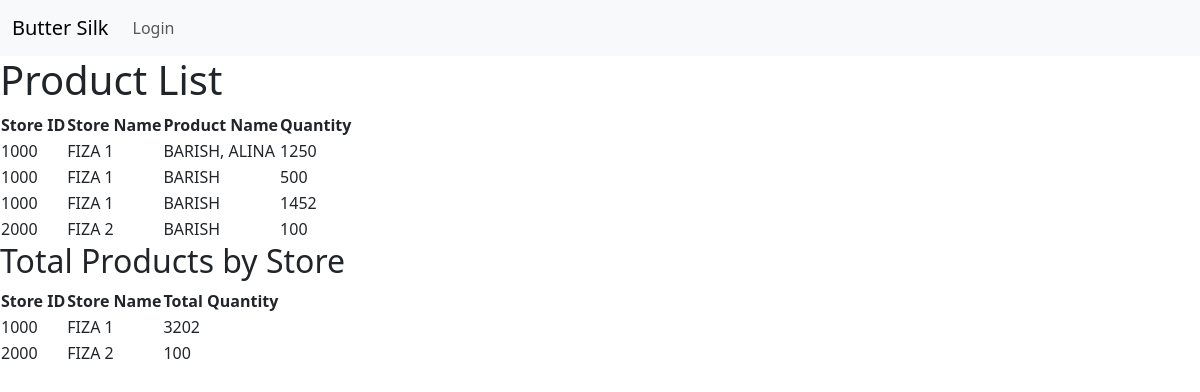
/product-list/, run on the app's committed database.
### store_management/models.py (models this page shows, shortened)
class Product(models.Model):
    store = models.ForeignKey(Store, on_delete=models.CASCADE, null=True, blank=True)
    name = models.CharField(max_length=100)
    quantity = models.PositiveIntegerField()
    invoice_no = models.CharField(max_length=20)
    date_added = models.DateField(auto_now_add=True)
    description = models.TextField(blank=True, null=True)

class Store(models.Model):
    name = models.CharField(max_length=100)
    store_id = models.CharField(max_length=10, unique=True)
    address = models.TextField()

### store_management/views.py (the view)
# urls.py: path("product-list/", views.product_list, name="product_list"),
def product_list(request):
    products = Product.objects.all().select_related("store")
    store_totals = Product.objects.values(
        "store__id", "store__name", "store__store_id"
    ).annotate(total_quantity=Sum("quantity"))
    context = {
        "products": products,
        "store_totals": store_totals,
    }
    return render(request, "store/product_list.html", context)

### store_management/templates/store/product_list.html
{% extends "base.html" %}
{% block content %}
<h1>Product List</h1>
<table>
    <thead>
        <tr>
            <th>Store ID</th>
            <th>Store Name</th>
            <th>Product Name</th>
            <th>Quantity</th>
        </tr>
    </thead>
    <tbody>
        {% for product in products %}
        <tr>
            <td>{{ product.store.store_id }}</td>
            <td>{{ product.store.name }}</td>
            <td>{{ product.name }}</td>
            <td>{{ product.quantity }}</td>
        </tr>
        {% endfor %}
    </tbody>
</table>
<h2>Total Products by Store</h2>
<table>
    <thead>
        <tr>
            <th>Store ID</th>
            <th>Store Name</th>
            <th>Total Quantity</th>
        </tr>
    </thead>
    <tbody>
        {% for store_total in store_totals %}
        <tr>
            <td>{{ store_total.store__store_id }}</td>
            <td>{{ store_total.store__name }}</td>
            <td>{{ store_total.total_quantity }}</td>
        </tr>
        {% endfor %}
    </tbody>
</table>
{% endblock content %}

### templates/base.html (shortened to what this page needs)
<!doctype html>
<html lang="en">
<head>
    <link href="https://cdn.jsdelivr.net/npm/bootstrap@5.3.3/dist/css/bootstrap.min.css" rel="stylesheet"
>
</head>
<body>
    <nav class="navbar navbar-expand-lg bg-body-tertiary">
        <div class="container-fluid">
            {% if not user.is_superuser and user.is_authenticated %}
            <a class="navbar-brand" href="{% url 'user_dashboard' %}">Butter Silk</a>
            {% else%}
            <a class="navbar-brand" href="/">Butter Silk</a>
            {% endif %}
            <div class="collapse navbar-collapse" id="navbarSupportedContent">
                <ul class="navbar-nav me-auto mb-2 mb-lg-0">
                    {% if request.user.is_superuser or user.is_authenticated %}
                    <li class="nav-item">
                        <a class="nav-link" href="{% url 'logout' %}">Log out</a>
                    </li>
                    {% else %}
                    <li class="nav-item">
                        <a class="nav-link" href="{% url 'login' %}"> Login</a>
                    </li>
                    {% endif %}
                </ul>
            </div>
        </div>
    </nav>
    {% block content %}
    {% endblock content %}
</body>
</html>

### data on the page
Product: store.store_id "1000", store.name "FIZA 1", name "BARISH, ALINA", quantity "1250"
Product: store.store_id "1000", store.name "FIZA 1", name "BARISH", quantity "500"
Product: store.store_id "1000", store.name "FIZA 1", name "BARISH", quantity "1452"
Product: store.store_id "2000", store.name "FIZA 2", name "BARISH", quantity "100"
Store: store__store_id "1000", store__name "FIZA 1", total_quantity "3202"
Store: store__store_id "2000", store__name "FIZA 2", total_quantity "100"
